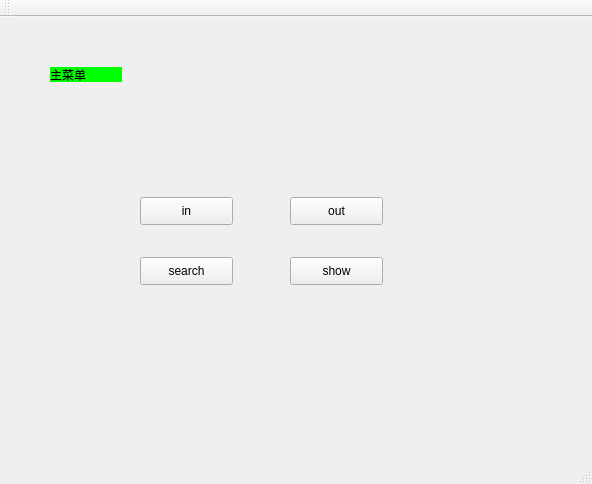
<?xml version="1.0" encoding="UTF-8"?>
<ui version="4.0">
 <class>MainWindow</class>
 <widget class="QMainWindow" name="MainWindow">
  <property name="geometry">
   <rect>
    <x>0</x>
    <y>0</y>
    <width>592</width>
    <height>484</height>
   </rect>
  </property>
  <property name="windowTitle">
   <string>MainWindow</string>
  </property>
  <widget class="QWidget" name="centralWidget">
   <widget class="QPushButton" name="in">
    <property name="geometry">
     <rect>
      <x>140</x>
      <y>180</y>
      <width>93</width>
      <height>28</height>
     </rect>
    </property>
    <property name="text">
     <string>in</string>
    </property>
   </widget>
   <widget class="QPushButton" name="out">
    <property name="geometry">
     <rect>
      <x>290</x>
      <y>180</y>
      <width>93</width>
      <height>28</height>
     </rect>
    </property>
    <property name="text">
     <string>out</string>
    </property>
   </widget>
   <widget class="QPushButton" name="search">
    <property name="geometry">
     <rect>
      <x>140</x>
      <y>240</y>
      <width>93</width>
      <height>28</height>
     </rect>
    </property>
    <property name="text">
     <string>search</string>
    </property>
   </widget>
   <widget class="QPushButton" name="show">
    <property name="geometry">
     <rect>
      <x>290</x>
      <y>240</y>
      <width>93</width>
      <height>28</height>
     </rect>
    </property>
    <property name="text">
     <string>show</string>
    </property>
   </widget>
   <widget class="QLabel" name="label">
    <property name="geometry">
     <rect>
      <x>50</x>
      <y>50</y>
      <width>72</width>
      <height>15</height>
     </rect>
    </property>
    <property name="styleSheet">
     <string notr="true">background-color: rgb(0, 255, 0);</string>
    </property>
    <property name="text">
     <string>主菜单</string>
    </property>
   </widget>
  </widget>
  <widget class="QMenuBar" name="menuBar">
   <property name="geometry">
    <rect>
     <x>0</x>
     <y>0</y>
     <width>592</width>
     <height>23</height>
    </rect>
   </property>
  </widget>
  <widget class="QToolBar" name="mainToolBar">
   <attribute name="toolBarArea">
    <enum>TopToolBarArea</enum>
   </attribute>
   <attribute name="toolBarBreak">
    <bool>false</bool>
   </attribute>
  </widget>
  <widget class="QStatusBar" name="statusBar"/>
 </widget>
 <layoutdefault spacing="6" margin="11"/>
 <resources/>
 <connections/>
</ui>
